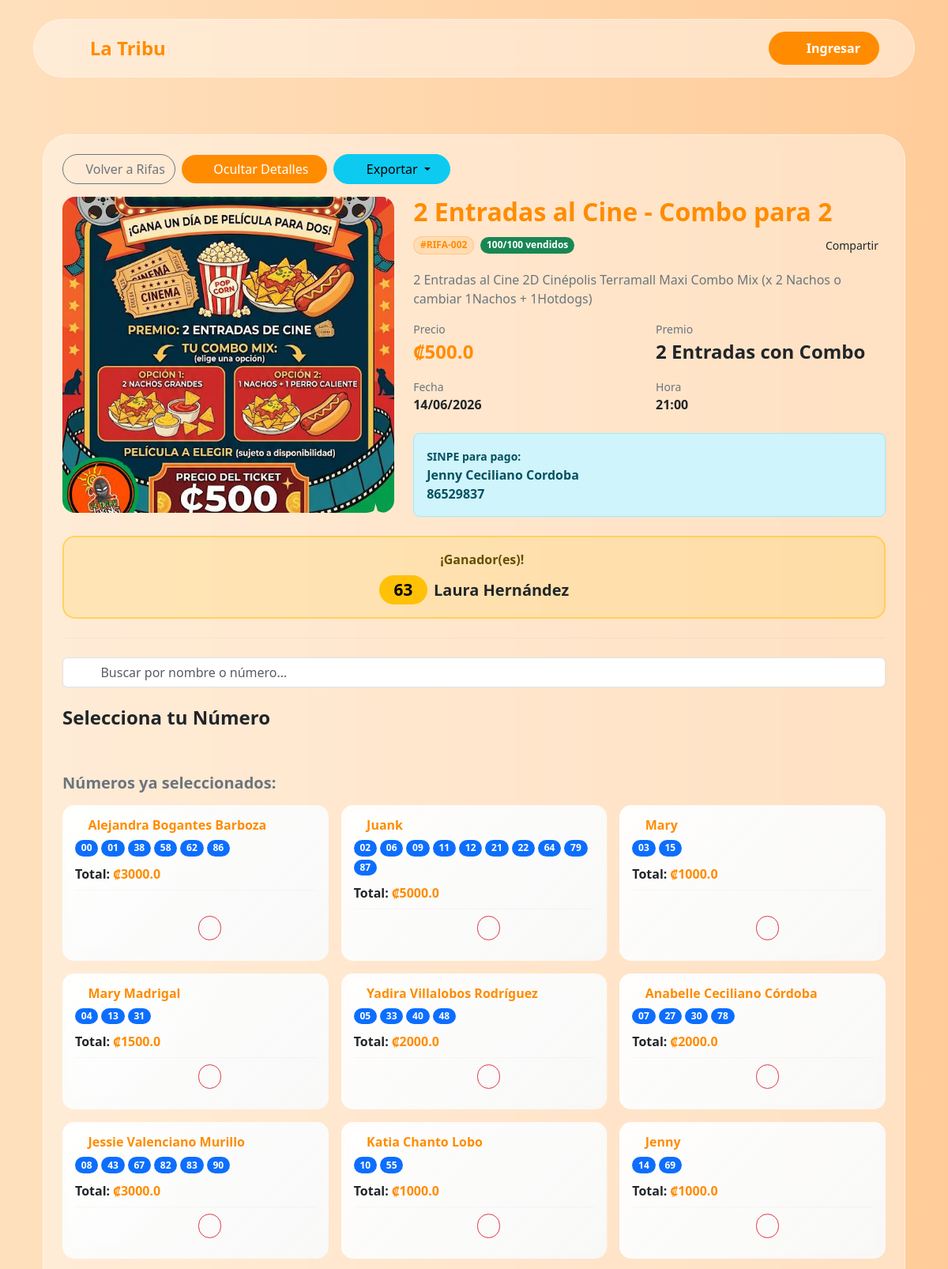
Page /rifas/2 (upper part) on the committed database.
### models_rifas.py (models this page shows)
class Raffle(db.Model):
    __tablename__ = 'raffle'
    id = db.Column(db.Integer, primary_key=True)
    raffle_number = db.Column(db.String(50), unique=True, nullable=False)
    name = db.Column(db.String(200), nullable=False)
    price = db.Column(db.Float, nullable=False)
    prize = db.Column(db.String(500), nullable=False)
    detail = db.Column(db.Text, nullable=False)
    raffle_date = db.Column(db.Date, nullable=False)
    raffle_time = db.Column(db.String(50))
    image_filename = db.Column(db.String(255), nullable=False)
    winning_numbers = db.Column(db.Text, default='[]')
    sinpe_name_default = db.Column(db.String(200))
    sinpe_phone_default = db.Column(db.String(50))
    created_at = db.Column(db.DateTime, default=datetime.utcnow)
    is_active = db.Column(db.Boolean, default=True)
    selections = db.relationship('RaffleSelection', backref='raffle', lazy=True, cascade='all, delete-orphan')

class RaffleSelection(db.Model):
    __tablename__ = 'raffle_selection'
    id = db.Column(db.Integer, primary_key=True)
    raffle_id = db.Column(db.Integer, db.ForeignKey('raffle.id'), nullable=False)
    number = db.Column(db.String(5), nullable=False)
    customer_name = db.Column(db.String(200), nullable=False)
    customer_phone = db.Column(db.String(50), nullable=False)
    customer_cedula = db.Column(db.String(50))
    pin = db.Column(db.String(10), nullable=False)
    selection_password = db.Column(db.String(100), nullable=False, default='', server_default='')
    created_at = db.Column(db.DateTime, default=datetime.utcnow)
    is_canceled = db.Column(db.Boolean, default=False)
    is_paid = db.Column(db.Boolean, default=False)
    payment_method = db.Column(db.String(50), default='No especificado')
    sinpe_name = db.Column(db.String(200))
    sinpe_phone = db.Column(db.String(50))
    __table_args__ = (db.UniqueConstraint('raffle_id', 'number', name='_raffle_number_uc'),)

### routes/rifas_public.py (the view)
@bp.route('/rifas/<int:raffle_id>')
def rifa_detalle(raffle_id):
    rifa = Raffle.query.get_or_404(raffle_id)
    if not rifa.is_active:
        flash('Esta rifa no está activa', 'warning')
        return redirect(url_for('main.list_rifas'))
    selections = RaffleSelection.query.filter_by(raffle_id=raffle_id).all()
    selected_numbers = [s.number for s in selections if not s.is_canceled]
    grouped = {}
    for s in selections:
        if s.is_canceled:
            continue
        key = s.customer_phone
        if key not in grouped:
            display_name = s.customer_name
            if display_name:
                import re
                display_name = re.sub(r'\([^)]*\)', '', display_name).strip()
            grouped[key] = {'name': display_name, 'phone': s.customer_phone, 'items': []}
        grouped[key]['items'].append(s)
    grouped_selections = {}
    for key, g in grouped.items():
        numbers = [s.number for s in g['items']]
        total = sum(rifa.price for s in g['items'] if not s.is_canceled)
        is_paid = all(s.is_paid for s in g['items'])
        is_canceled = any(s.is_canceled for s in g['items'])
        grouped_selections[key] = {'name': g['name'], 'phone': g['phone'],
                                   'numbers': numbers, 'total': total,
                                   'is_paid': is_paid, 'is_canceled': is_canceled}
    available_numbers = [f"{i:02d}" for i in range(100) if f"{i:02d}" not in selected_numbers]
    try:
        winners = json.loads(rifa.winning_numbers) if rifa.winning_numbers else []
    except Exception:
        winners = []
    number_to_name = {s.number: s.customer_name for s in selections}
    winners_info = [{'number': num, 'name': number_to_name.get(num, 'Sin asignar')} for num in winners]
    return render_template('rifa_detalle.html', rifa=rifa, available_numbers=available_numbers,
                           selected_numbers=selected_numbers, winners=winners,
                           winners_info=winners_info, grouped_selections=grouped_selections)

### routes/__init__.py (called while the page is built)
@bp.before_request
def ensure_session_avatar():
    if 'user_id' in session:
        if 'avatar' not in session or 'email' not in session:
            user = User.query.get(session['user_id'])
            if user:
                if 'avatar' not in session:
                    session['avatar'] = user.avatar or ''
                if 'email' not in session:
                    session['email'] = user.email or ''

### templates/rifa_detalle.html (shortened to what this page needs)
{% extends "base.html" %}
{% block content %}
<div class="container mt-4">
    <div class="glass-panel rounded-5 p-4">
        <div class="d-flex align-items-center gap-2 mb-3 flex-wrap">
            <a href="{{ url_for('main.list_rifas') }}" class="btn btn-outline-secondary rounded-pill">
                <i class="bi bi-arrow-left me-1"></i>Volver a Rifas
            </a>
            <button id="rifaToggleBtn" type="button" class="btn btn-orange rounded-pill px-4"
                    data-bs-toggle="collapse" data-bs-target="#rifaDetailsPanel" aria-expanded="true">
                <i class="bi bi-eye-slash me-1"></i><span>Ocultar Detalles</span>
            </button>
            <div class="dropdown">
                <button class="btn btn-info rounded-pill px-4 dropdown-toggle" type="button" data-bs-toggle="dropdown">
                    <i class="bi bi-download me-1"></i>Exportar
                </button>
            </div>
        </div>
        <div class="collapse show" id="rifaDetailsPanel">
        <div class="row g-4">
            <div class="col-12 col-md-5">
                <img src="{{ url_for('static', filename='uploads/rifas/' + rifa.image_filename) }}"
                     class="rounded-4 w-100" style="max-height: 400px; object-fit: cover;" alt="{{ rifa.name }}">
            </div>
            <div class="col-12 col-md-7">
                <h2 class="fw-bold text-orange mb-2">{{ rifa.name }}</h2>
                <div class="d-flex gap-2 mb-3 align-items-center">
                    <span class="badge rounded-pill" style="background: #ff8c0020; color: #ff8c00; border: 1px solid #ff8c0040;">
                        #{{ rifa.raffle_number }}
                    </span>
                    <span class="badge bg-success rounded-pill">
                        {{ selected_numbers|length }}/100 vendidos
                    </span>
                    <button onclick="shareRaffle()" class="btn btn-sm btn-outline-orange rounded-pill ms-auto" title="Compartir">
                        <i class="bi bi-share me-1"></i>Compartir
                    </button>
                </div>
                <p class="text-secondary mb-3">{{ rifa.detail }}</p>
                <div class="row g-3 mb-4">
                    <div class="col-6">
                        <small class="text-secondary d-block">Precio</small>
                        <span class="fw-bold text-orange fs-4">₡{{ rifa.price }}</span>
                    </div>
                    <div class="col-6">
                        <small class="text-secondary d-block">Premio</small>
                        <span class="fw-bold text-dark fs-4">{{ rifa.prize }}</span>
                    </div>
                    <div class="col-6">
                        <small class="text-secondary d-block">Fecha</small>
                        <span class="fw-bold">{{ rifa.raffle_date.strftime('%d/%m/%Y') }}</span>
                    </div>
                    {% if rifa.raffle_time %}
                    <div class="col-6">
                        <small class="text-secondary d-block">Hora</small>
                        <span class="fw-bold">{{ rifa.raffle_time }}</span>
                    </div>
                    {% endif %}
                </div>
                {% if rifa.sinpe_name_default and rifa.sinpe_phone_default %}
                <div class="alert alert-info rounded-3 mb-4">
                    <small><strong>SINPE para pago:</strong></small><br>
                    <span class="fw-bold">{{ rifa.sinpe_name_default }}</span><br>
                    <span class="fw-bold">{{ rifa.sinpe_phone_default }}</span>
                </div>
                {% endif %}
            </div>
        </div>
        </div>
        {% if winners_info %}
        <div class="rounded-4 p-3 mb-3 text-center" style="background:rgba(255,193,7,0.15);border:2px solid rgba(255,193,7,0.5);">
            <div class="fw-bold text-warning-emphasis mb-2"><i class="bi bi-trophy-fill me-2"></i>¡Ganador(es)!</div>
            {% for w in winners_info %}
            <div class="d-flex align-items-center justify-content-center gap-2 mt-1">
                <span class="badge rounded-pill fw-bold" style="background:#ffc107;color:#000;font-size:1.3rem;padding:0.4em 0.9em;">{{ w.number }}</span>
                <span class="fw-bold fs-5">{{ w.name }}</span>
            </div>
            {% endfor %}
        </div>
        {% endif %}
        <hr class="my-4" style="border-color: rgba(0,0,0,0.1) !important;">
        <div class="mb-4">
            <div class="input-group">
                <span class="input-group-text bg-white border-end-0">
                    <i class="bi bi-search"></i>
                </span>
                <input type="text" id="searchInput" class="form-control border-start-0"
                       placeholder="Buscar por nombre o número..."
                       oninput="searchSelections()">
            </div>
        </div>
        <h4 class="fw-bold mb-3">Selecciona tu Número</h4>
        <div id="numbersGrid">
        </div>
        {% include 'partials/rifa_detalle_selections.html' %}
    </div>
</div>
{% endblock %}

### templates/base.html (shortened to what this page needs)
<!DOCTYPE html>
<html lang="es" data-theme="light">
<head>
    <link rel="stylesheet" href="{{ url_for('static', filename='css/bootstrap.css') }}?v=3">
    <link rel="stylesheet" href="{{ url_for('static', filename='css/bootstrap-icons.css') }}?v=3">
    <link rel="stylesheet" href="{{ url_for('static', filename='css/global.css') }}?v=3">
    <link rel="stylesheet" href="{{ url_for('static', filename='css/main.css') }}?v=3">
    <link rel="stylesheet" href="{{ url_for('static', filename='css/base.css') }}?v=3">
</head>
<body>
    <div class="container mt-4">
        <nav class="navbar navbar-expand-lg d-none d-md-flex custom-navbar glass-panel rounded-pill">
            <div class="container-fluid">
                <a class="navbar-brand text-orange fw-bold fs-4 d-flex align-items-center gap-2" href="/">
                    <i class="bi bi-compass"></i> La Tribu
                </a>
                <div class="ms-auto d-flex align-items-center gap-3">
                    {% if session.get('user_id') %}
                        {% set nav_avatar = session.get('avatar') or '' %}
                        <a href="{{ url_for('main.profile') }}" class="d-flex align-items-center text-decoration-none" title="Mi Perfil">
                            <div class="rounded-circle overflow-hidden border border-2 border-white shadow-sm d-flex align-items-center justify-content-center bg-orange" style="width:42px;height:42px;flex-shrink:0;">
                                {% if nav_avatar and nav_avatar != 'default.png' %}
                                    <img src="{{ url_for('static', filename=nav_avatar) }}" alt="Avatar" style="width:100%;height:100%;object-fit:cover;">
                                {% else %}
                                    <i class="bi bi-person-fill text-white fs-5"></i>
                                {% endif %}
                            </div>
                        </a>
                    {% else %}
                        <button class="btn btn-orange rounded-pill px-4 shadow-sm fw-bold d-flex align-items-center" data-bs-toggle="modal" data-bs-target="#loginModal">
                            <i class="bi bi-box-arrow-in-right me-2 fs-5"></i> Ingresar
                        </button>
                    {% endif %}
                </div>
            </div>
        </nav>
    </div>
    <main class="container mt-2 mt-md-5 mb-5 pb-5 content-wrapper">
        {% block content %}
        {% endblock %}
    </main>
{% include 'partials/base_scripts.html' %}

### templates/partials/rifa_detalle_selections.html (shortened to what this page needs)
{% if grouped_selections %}
<div class="mt-4">
    <h5 class="fw-bold text-secondary mb-3">Números ya seleccionados:</h5>
    <div class="row g-3">
        {% for phone, data in grouped_selections.items() %}
        <div class="col-12 col-md-6 col-lg-4">
            <div class="card h-100 border-0 shadow-sm position-relative" id="card_{{ phone }}" style="background:linear-gradient(135deg, rgba(255,255,255,0.95) 0%, rgba(248,249,250,0.9) 100%);backdrop-filter:blur(10px);border-radius:15px;">
                <div class="card-body d-flex flex-column">
                    <div class="d-flex justify-content-between align-items-start mb-2">
                        <h6 class="fw-bold text-orange mb-0"><i class="bi bi-person-circle me-1"></i>{{ data.name }}</h6>
                    </div>
                    <div class="d-flex flex-wrap gap-1" style="margin-bottom: 10px;">
                        {% for num in data.numbers %}
                        <span class="badge bg-primary rounded-pill">{{ num }}</span>
                        {% endfor %}
                    </div>
                    <div class="d-flex justify-content-between align-items-center">
                        <span class="fw-bold">Total: <span class="text-orange">₡{{ data.total }}</span></span>
                    </div>
                    <hr class="my-2" style="border-color: rgba(0,0,0,0.1);">
                    <div class="d-flex gap-2 justify-content-center flex-wrap mt-auto" style="margin-bottom: 10px;">
                        <a href="https://wa.me/{{ data.phone | replace('+', '') }}?text={{ rifa.name }} - Números: {{ data.numbers|join(', ') }} - Total: ₡{{ data.total }}"
                           target="_blank"
                           class="btn btn-sm btn-outline-orange rounded-pill"
                           title="Enviar por WhatsApp">
                            <i class="bi bi-whatsapp"></i>
                        </a>
                        <button onclick="openClearModalCard('{{ data.phone }}')" class="btn btn-sm btn-outline-danger rounded-pill" title="Liberar con PIN">
                            <i class="bi bi-x-circle"></i>
                        </button>
                    </div>
                </div>
            </div>
        </div>
        {% endfor %}
    </div>
</div>
{% endif %}

### templates/partials/base_scripts.html (shortened to what this page needs)
</body>
</html>

### static/css/global.css (style rules this page uses)
:root { --bg-dark: #1e1e1e; --bg-darker: #121212; --text-light: #f1f1f1; --primary-orange: #ff8c00; --primary-hover: #e07b00; --nav-mobile-height: 65px; }
.text-orange { color: var(--primary-orange) !important; }
a { color: var(--primary-orange); text-decoration: none; }
.custom-navbar { background-color: var(--bg-dark); border-bottom: 2px solid var(--primary-orange); }

### static/css/base.css (style rules this page uses)
body { background: linear-gradient(to right, #ffe0bd 0%, #ffcc99 100%); background-attachment: fixed; min-height: 100vh; display: flex; flex-direction: column; }
.glass-panel { background: rgba(255, 255, 255, 0.4); backdrop-filter: blur(10px); -webkit-backdrop-filter: blur(10px); border: 1px solid rgba(255, 255, 255, 0.4); box-shadow: 0 8px 32px 0 rgba(31, 38, 135, 0.05); }
.btn-orange { background-color: var(--primary-orange, #ff8c00); color: #fff; border: none; transition: all 0.3s ease; }
.custom-navbar { padding: 0.8rem 2rem; z-index: 1040; }
*, *::before, *::after { box-shadow: none !important; text-shadow: none !important; }

### templates/partials/base_styles.html (style rules this page uses)
*, *::before, *::after { box-shadow: none !important; text-shadow: none !important; }
.shadow, .shadow-sm, .shadow-lg, .shadow-none, [class*="shadow"] { box-shadow: none !important; }

### templates/partials/rifa_detalle_modals.html (style rules this page uses)
#numbersGrid { display: grid; grid-template-columns: repeat(auto-fill, minmax(3.5rem, 1fr)); gap: 0.4rem; justify-content: center; padding: 0.5rem 0; max-width: 100%; }

### rows in the picture
Raffle: image_filename (picture), name "2 Entradas al Cine - Combo para 2", raffle_number "RIFA-002", detail "2 Entradas al Cine 2D Cinépolis Terramall Maxi Combo Mix (x 2 Nachos o cambiar 1Nachos + 1Hotdogs)", price "500.0", prize "2 Entradas con Combo", raffle_date "14/06/2026", raffle_time "21:00", sinpe_name_default "Jenny Ceciliano Cordoba", sinpe_phone_default "86529837"
RaffleSelection: number "63", name "Laura Hernández"
RaffleSelection: name "Alejandra Bogantes Barboza", number "00", total "3000.0"
RaffleSelection: number "01"
RaffleSelection: number "38"
RaffleSelection: number "58"
RaffleSelection: number "62"
RaffleSelection: number "86"
RaffleSelection: name "Juank", number "02", total "5000.0"
RaffleSelection: number "06"
RaffleSelection: number "09"
RaffleSelection: number "11"
RaffleSelection: number "12"
RaffleSelection: number "21"
RaffleSelection: number "22"
RaffleSelection: number "64"
RaffleSelection: number "79"
RaffleSelection: number "87"
RaffleSelection: name "Mary", number "03", total "1000.0"
RaffleSelection: number "15"
RaffleSelection: name "Mary Madrigal", number "04", total "1500.0"
RaffleSelection: number "13"
RaffleSelection: number "31"
RaffleSelection: name "Yadira Villalobos Rodríguez", number "05", total "2000.0"
RaffleSelection: number "33"
RaffleSelection: number "40"
RaffleSelection: number "48"
RaffleSelection: name "Anabelle Ceciliano Córdoba", number "07", total "2000.0"
RaffleSelection: number "27"
RaffleSelection: number "30"
RaffleSelection: number "78"
RaffleSelection: name "Jessie Valenciano Murillo", number "08", total "3000.0"
RaffleSelection: number "43"
RaffleSelection: number "67"
RaffleSelection: number "82"
RaffleSelection: number "83"
RaffleSelection: number "90"
RaffleSelection: name "Katia Chanto Lobo", number "10", total "1000.0"
RaffleSelection: number "55"
RaffleSelection: name "Jenny", number "14", total "1000.0"
RaffleSelection: number "69"

### other values in the picture
{{ selected_numbers|length }} "100"
